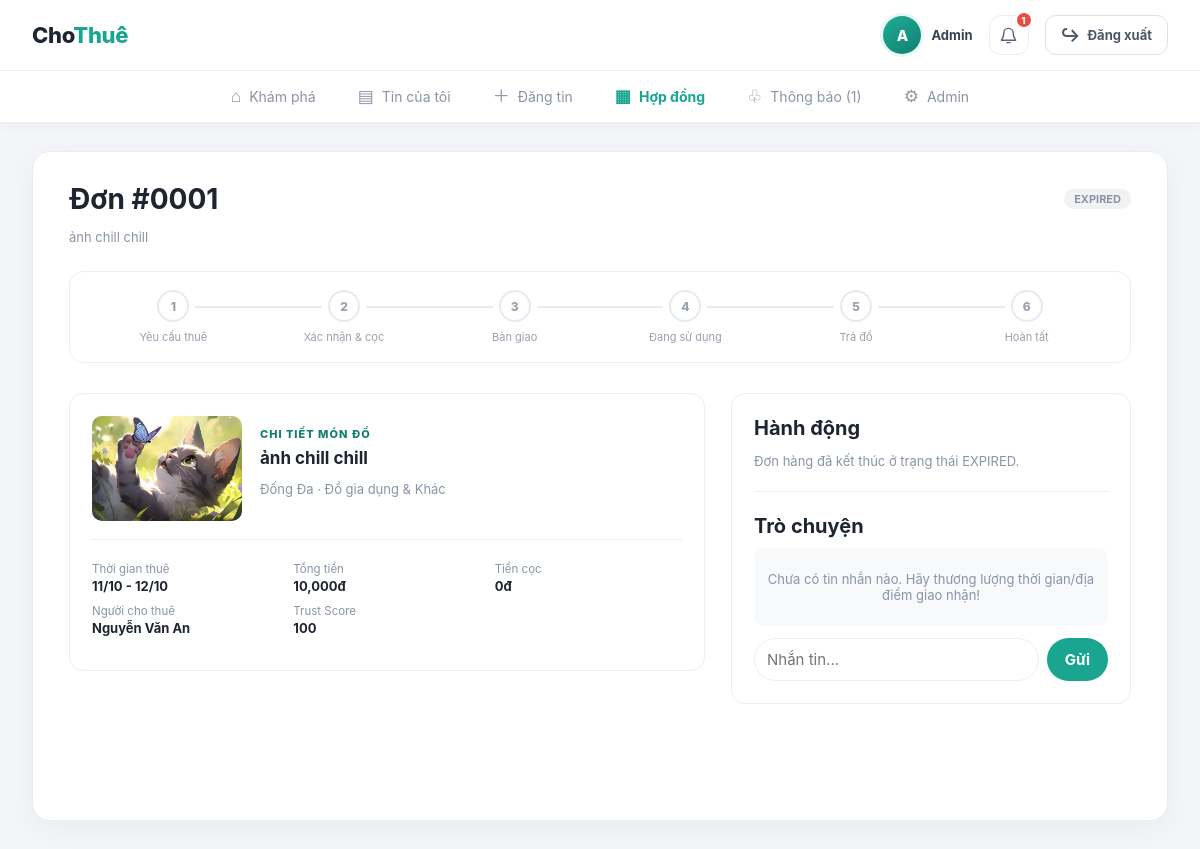
Screenshot of /don-hang/1 (signed in) with the database file from the repository.
### models.py (models this page shows, shortened)
class User(db.Model, UserMixin):
    __tablename__ = "users"
    id = db.Column(db.Integer, primary_key=True)
    full_name = db.Column(db.String(120), nullable=False)
    school_email = db.Column(db.String(160), unique=True, nullable=False)
    phone_number = db.Column(db.String(20), unique=True, nullable=False)
    password_hash = db.Column(db.String(255), nullable=False)
    email_verified = db.Column(db.Boolean, default=False)
    phone_verified = db.Column(db.Boolean, default=False)
    kyc_status = db.Column(db.String(20), default="NONE")  # NONE, PENDING, APPROVED, REJECTED
    kyc_card_image = db.Column(db.String(255))
    trust_score = db.Column(db.Integer, default=100)
    district = db.Column(db.String(60))
    is_admin = db.Column(db.Boolean, default=False)
    created_at = db.Column(db.DateTime, default=datetime.utcnow)
    listings = db.relationship("Listing", backref="owner", lazy=True)

class Booking(db.Model):
    __tablename__ = "bookings"
    id = db.Column(db.Integer, primary_key=True)
    listing_id = db.Column(db.Integer, db.ForeignKey("listings.id"), nullable=False)
    renter_id = db.Column(db.Integer, db.ForeignKey("users.id"), nullable=False)
    lender_id = db.Column(db.Integer, db.ForeignKey("users.id"), nullable=False)
    start_date = db.Column(db.Date, nullable=False)
    end_date = db.Column(db.Date, nullable=False)
    status = db.Column(db.String(20), default="PENDING")
    meetup_note = db.Column(db.String(255))
    total_rent_amount = db.Column(db.Integer, default=0)
    deposit_amount = db.Column(db.Integer, default=0)
    created_at = db.Column(db.DateTime, default=datetime.utcnow)
    approved_at = db.Column(db.DateTime)
    renter = db.relationship("User", foreign_keys=[renter_id])
    lender = db.relationship("User", foreign_keys=[lender_id])
    messages = db.relationship("Message", backref="booking", lazy=True, order_by="Message.sent_at")
    evidences = db.relationship("HandoverEvidence", backref="booking", lazy=True)
    transactions = db.relationship("Transaction", backref="booking", lazy=True)
    dispute = db.relationship("Dispute", backref="booking", uselist=False)
    review = db.relationship("Review", backref="booking", lazy=True)

class Listing(db.Model):
    __tablename__ = "listings"
    id = db.Column(db.Integer, primary_key=True)
    owner_id = db.Column(db.Integer, db.ForeignKey("users.id"), nullable=False)
    title = db.Column(db.String(160), nullable=False)
    description = db.Column(db.Text)
    category = db.Column(db.String(60))
    district = db.Column(db.String(60))
    price_per_day = db.Column(db.Integer, nullable=False)
    deposit_amount = db.Column(db.Integer, default=0)
    status = db.Column(db.String(20), default="AVAILABLE")  # AVAILABLE, RENTED, HIDDEN
    created_at = db.Column(db.DateTime, default=datetime.utcnow)
    images = db.relationship("ListingImage", backref="listing", lazy=True, cascade="all, delete-orphan")
    bookings = db.relationship("Booking", backref="listing", lazy=True)
    blocks = db.relationship("AvailabilityBlock", backref="listing", lazy=True, cascade="all, delete-orphan")
    @property
    def cover_image(self):
        return self.images[0].image_url if self.images else None

class ListingImage(db.Model):
    __tablename__ = "listing_images"
    id = db.Column(db.Integer, primary_key=True)
    listing_id = db.Column(db.Integer, db.ForeignKey("listings.id"), nullable=False)
    image_url = db.Column(db.String(255), nullable=False)

### routes/booking_routes.py (the view)
@login_required
def booking_detail(booking_id):
    booking = Booking.query.get_or_404(booking_id)
    if current_user.id not in (booking.renter_id, booking.lender_id):
        abort(403)
    already_reviewed = review_service.already_reviewed(booking, current_user)
    return render_template("bookings/detail.html", booking=booking, already_reviewed=already_reviewed)

### app.py (called while the page is built, shortened)
def ensure_database_schema():
    global _schema_ready

@app.before_request
def protect_post_requests_from_csrf():
    if request.method == "POST":
        expected = session.get("_csrf_token", "")
        submitted = request.form.get("csrf_token", "")
        if not expected or not submitted or not hmac.compare_digest(expected, submitted):
            abort(400)

@app.before_request
def prepare_database_and_expire_bookings():
    ensure_database_schema()
    if request.path.startswith(("/don-hang", "/san-pham/")):
        booking_service.expire_stale_bookings()

@login_manager.user_loader
def load_user(user_id):
    return User.query.get(int(user_id))

@app.context_processor
def inject_unread_notification_count():
    token = session.setdefault("_csrf_token", secrets.token_urlsafe(32))
    if current_user.is_authenticated:
        return {
            "unread_notification_count": notification_service.unread_count(current_user.id),
            "csrf_token": token,
        }
    return {"unread_notification_count": 0, "csrf_token": token}

### services/notification_service.py (called while the page is built)
def unread_count(user_id):
    return Notification.query.filter_by(user_id=user_id, read_at=None).count()

### services/review_service.py (called while the page is built)
def already_reviewed(booking, user):
    return Review.query.filter_by(booking_id=booking.id, reviewer_id=user.id).first() is not None

### templates/bookings/detail.html (shortened to what this page needs)
{% extends "base.html" %}
{% block content %}
{% set is_lender = current_user.id == booking.lender_id %}
{% set is_renter = current_user.id == booking.renter_id %}
{% set partner = booking.lender if is_renter else booking.renter %}
{% set progress = {"PENDING": 0, "APPROVED": 1, "DEPOSIT_WAITING": 1, "READY_FOR_PICKUP": 2, "IN_USE": 3, "RETURN_PENDING": 4, "COMPLETED": 5, "DISPUTED": 4} %}
{% set current_step = progress.get(booking.status, -1) %}
<div class="booking-detail-page">
  <div class="booking-detail-heading">
    <h1>Đơn #{{ '%04d'|format(booking.id) }}</h1>
    <span class="status-pill st-{{ booking.status }}">{{ booking.status }}</span>
  </div>
  <p class="muted booking-detail-subtitle">{{ booking.listing.title }}</p>
  <div class="booking-progress" aria-label="Tiến trình hợp đồng">
    {% for step in ['Yêu cầu thuê', 'Xác nhận & cọc', 'Bàn giao', 'Đang sử dụng', 'Trả đồ', 'Hoàn tất'] %}
    <div class="progress-step {{ 'done' if loop.index0 < current_step else ('current' if loop.index0 == current_step else '') }}"><span>{{ '✓' if loop.index0 < current_step else loop.index }}</span><small>{{ step }}</small></div>
    {% endfor %}
  </div>
  <div class="booking-layout">
  <section class="booking-main">
    <div class="booking-product">
      <div class="booking-product-img">{% if booking.listing.cover_image %}<img src="{{ url_for('static', filename=booking.listing.cover_image) }}" alt="{{ booking.listing.title }}">{% endif %}</div>
      <div><span class="eyebrow">CHI TIẾT MÓN ĐỒ</span><h2>{{ booking.listing.title }}</h2><p class="muted">{{ booking.listing.district }} · {{ booking.listing.category }}</p></div>
    </div>
  <div class="kv-grid">
    <div class="kv"><div class="k">Thời gian thuê</div><div class="v">{{ booking.start_date.strftime('%d/%m') }} - {{ booking.end_date.strftime('%d/%m') }}</div></div>
    <div class="kv"><div class="k">Tổng tiền</div><div class="v">{{ "{:,}".format(booking.total_rent_amount) }}đ</div></div>
    <div class="kv"><div class="k">Tiền cọc</div><div class="v">{{ "{:,}".format(booking.deposit_amount) }}đ</div></div>
    <div class="kv"><div class="k">{{ 'Người cho thuê' if is_renter else 'Người thuê' }}</div><div class="v">{{ partner.full_name }}</div></div>
    <div class="kv"><div class="k">Trust Score</div><div class="v">{{ partner.trust_score }}</div></div>
  </div>
  </section>
  <aside class="booking-side">
  <div class="section">
    <h2>Hành động</h2>
    {% if booking.status == "PENDING" and is_lender %}
      <form method="post" action="{{ url_for('respond_booking', booking_id=booking.id) }}">
        <input type="hidden" name="csrf_token" value="{{ csrf_token }}">
        <div class="btn-row">
          <button class="btn secondary" name="decision" value="reject">Từ Chối</button>
          <button class="btn" name="decision" value="approve">Chấp Nhận</button>
        </div>
      </form>
    {% elif booking.status == "PENDING" and is_renter %}
      <p class="muted">Đang chờ người cho thuê phản hồi trong vòng 24 giờ.</p>
      <form method="post" action="{{ url_for('cancel_booking', booking_id=booking.id) }}">
        <input type="hidden" name="csrf_token" value="{{ csrf_token }}">
        <button class="btn ghost" type="submit">Hủy Yêu Cầu</button>
      </form>
    {% elif booking.status in ("APPROVED", "DEPOSIT_WAITING") and is_lender %}
      <p class="muted">Đang chờ người thuê đặt cọc.</p>
    {% elif booking.status == "RETURN_PENDING" and is_renter %}
      <p class="muted">Đang chờ người cho thuê kiểm tra và xác nhận đồ.</p>
    {% elif booking.status == "DISPUTED" %}
      <p class="muted">Đơn đang được Admin xem xét tranh chấp. Bạn sẽ nhận thông báo khi có kết quả.</p>
    {% elif booking.status in ("REJECTED", "CANCELLED", "EXPIRED") %}
      <p class="muted">Đơn hàng đã kết thúc ở trạng thái {{ booking.status }}.</p>
    {% endif %}
  </div>
  <div class="divider"></div>
  <div class="section">
    <h2>Trò chuyện</h2>
    <div class="chat-box">
      {% for m in booking.messages %}
        <div class="msg {{ 'mine' if m.sender_id==current_user.id else 'theirs' }}">{{ m.content }}</div>
      {% else %}
        <p class="muted chat-empty">Chưa có tin nhắn nào. Hãy thương lượng thời gian/địa điểm giao nhận!</p>
      {% endfor %}
    </div>
    <form class="chat-input-row" method="post" action="{{ url_for('send_message', booking_id=booking.id) }}">
      <input type="text" name="content" placeholder="Nhắn tin..." required>
      <button type="submit">Gửi</button>
    </form>
  </div>
  </aside>
  </div>
</div>
{% endblock %}

### templates/base.html (shortened to what this page needs)
<!DOCTYPE html>
<html lang="vi">
<head>
<link rel="stylesheet" href="{{ url_for('static', filename='css/style.css') }}">
</head>
<body>
  <header class="topbar">
    <div class="topbar-inner">
      <a href="{{ url_for('index') }}" class="brand">Cho<span>Thuê</span></a>
      {% if current_user.is_authenticated %}
      <div class="header-actions">
        <div class="header-profile" aria-label="Tài khoản {{ current_user.full_name }}">
          <span class="profile-avatar">{{ current_user.full_name.strip()[:1]|upper }}</span>
          <span class="profile-name">{{ current_user.full_name }}</span>
        </div>
        <a class="notification-button" href="{{ url_for('notifications') }}" aria-label="Thông báo{% if unread_notification_count %}, {{ unread_notification_count }} chưa đọc{% endif %}" title="Thông báo">
          <svg viewBox="0 0 24 24" aria-hidden="true"><path d="M18 9a6 6 0 0 0-12 0c0 7-3 7-3 9h18c0-2-3-2-3-9M10 21h4"/></svg>
          {% if unread_notification_count %}<span class="notification-count">{{ '99+' if unread_notification_count > 99 else unread_notification_count }}</span>{% endif %}
        </a>
        <form method="post" action="{{ url_for('logout') }}" class="logout-form">
          <button class="logout-button" type="submit"><span aria-hidden="true">↪</span> Đăng xuất</button>
        </form>
      </div>
      {% else %}
      <div class="header-actions"><a href="{{ url_for('login') }}" class="login-link">Đăng nhập</a><a href="{{ url_for('register') }}" class="register-link">Tạo tài khoản</a></div>
      {% endif %}
    </div>
  </header>
  {% if current_user.is_authenticated %}
  <nav class="bottom-nav">
    <a href="{{ url_for('index') }}" class="{{ 'active' if request.endpoint=='index' else '' }}">
      <span class="ic">⌂</span><span>Khám phá</span>
    </a>
    <a href="{{ url_for('my_listings') }}" class="{{ 'active' if request.endpoint=='my_listings' else '' }}">
      <span class="ic">▤</span><span>Tin của tôi</span>
    </a>
    <a href="{{ url_for('create_listing') }}" class="{{ 'active' if request.endpoint=='create_listing' else '' }}">
      <span class="ic">＋</span><span>Đăng tin</span>
    </a>
    <a href="{{ url_for('booking_list') }}" class="{{ 'active' if request.endpoint in ['booking_list','booking_detail'] else '' }}">
      <span class="ic">▦</span><span>Hợp đồng</span>
    </a>
    <a href="{{ url_for('notifications') }}" class="{{ 'active' if request.endpoint in ['notifications','mark_notification_read'] else '' }}">
      <span class="ic">♧</span><span>Thông báo{% if unread_notification_count %} ({{ unread_notification_count }}){% endif %}</span>
    </a>
    {% if current_user.is_admin %}
    <a href="{{ url_for('admin_dashboard') }}" class="{{ 'active' if request.endpoint=='admin_dashboard' else '' }}">
      <span class="ic">⚙</span><span>Admin</span>
    </a>
    {% endif %}
  </nav>
  {% endif %}
  <main class="page">
    {% block content %}{% endblock %}
  </main>
</body>
</html>

### rows the page displays
User: full_name "A", full_name "Admin"
Booking: id "0001", status "EXPIRED", start_date "11/10", end_date "12/10", total_rent_amount "10,000", deposit_amount "0"
Listing: listing "ảnh chill chill", listing.district "Đống Đa", listing.category "Đồ gia dụng & Khác"
ListingImage: image_url (picture)
User: full_name "Nguyễn Văn An", trust_score "100"

### other values shown
{{ '99+' if unread_notification_count > 99 else unread_notification_count }} "1"
{{ unread_notification_count }} "1"
{{ '✓' if loop.index0 < current_step else loop.index }} "1" "2" "3" "4" "5" "6"
{{ step }} "Yêu cầu thuê" "Xác nhận & cọc" "Bàn giao" "Đang sử dụng" "Trả đồ" "Hoàn tất"
{{ 'Người cho thuê' if is_renter else 'Người thuê' }} "Người cho thuê"
